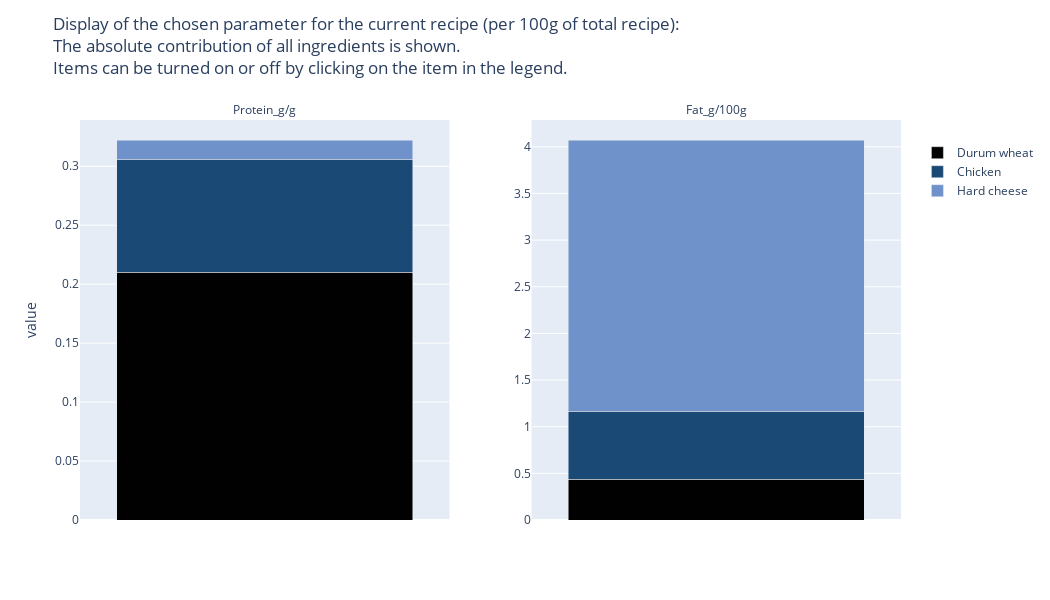

Notebook cell for this chart:
### Markdown cell above
## create plotly bar plot for recipe with contribution of ingredients stacked

### Code cell
# https://community.plotly.com/t/how-to-set-different-x-and-y-axis-for-each-subplot/57417

import plotly.express as px
import pandas as pd

# choose parameters to display, ingredients and proportion is taken from lists preciously specified
# recipe is calculated directely as shown above, dataframe is transposed to have parameters as index
choice = ['Protein_g/g',
              'Fat_g/100g'] 
df_plot = (df_food.loc[ingredients][choice].mul(proportions, axis='rows')/sum(proportions)).T.reset_index()


# initiate plot, specify stacked and use index (= parameter) for subplots
# choose size and oslo color (every third color so colors are distinguishable)
fig = px.bar(df_plot,
             barmode="stack",
             facet_col='index', 
             color_discrete_sequence=oslo_rgb[0::3],
                                       facet_col_spacing=0.1,
    color_continuous_scale=None,
   width = 1050, height = 600
  )



title = 'Display of the chosen parameter for the current recipe (per 100g of total recipe): <br>The absolute contribution of all ingredients is shown. <br>Items can be turned on or off by clicking on the item in the legend.'
    
# set title, set bottom ticks to be white, remove x title
fig.update_layout(title_text=title, title_y = 0.95, 
         margin={'t': 120})
fig.update_xaxes(matches=None,showticklabels=False, side = "bottom", color = 'white', )
fig.update_layout(  xaxis_title=' ')


fig.update_yaxes(matches=None, showticklabels=True)

# original name of subplots was 'index = parameter', therefore all before the '=' is removed
fig.for_each_annotation(lambda a: a.update(text=a.text.split("=")[1]))

fig.show()
# fig.write_html("BarsRecipeGram2.html")

### Figure 1 — Plotly figure (JSON) as saved in the notebook; plotly's stock layout.template omitted (floating-point values rounded to 4 significant figures)
{"data": [{"alignmentgroup": "True", "hovertemplate": " =Durum wheat<br>index=Protein_g/g<br>_index=%{x}<br>value=%{y}<extra></extra>", "legendgroup": "Durum wheat", "marker": {"color": "rgb(0, 1, 0)", "pattern": {"shape": ""}}, "name": "Durum wheat", "offsetgroup": "Durum wheat", "orientation": "v", "showlegend": true, "textposition": "auto", "type": "bar", "x": [0], "xaxis": "x", "y": [0.21], "yaxis": "y"}, {"alignmentgroup": "True", "hovertemplate": " =Durum wheat<br>index=Fat_g/100g<br>_index=%{x}<br>value=%{y}<extra></extra>", "legendgroup": "Durum wheat", "marker": {"color": "rgb(0, 1, 0)", "pattern": {"shape": ""}}, "name": "Durum wheat", "offsetgroup": "Durum wheat", "orientation": "v", "showlegend": false, "textposition": "auto", "type": "bar", "x": [1], "xaxis": "x2", "y": [0.4364], "yaxis": "y2"}, {"alignmentgroup": "True", "hovertemplate": " =Chicken<br>index=Protein_g/g<br>_index=%{x}<br>value=%{y}<extra></extra>", "legendgroup": "Chicken", "marker": {"color": "rgb(27, 73, 117)", "pattern": {"shape": ""}}, "name": "Chicken", "offsetgroup": "Chicken", "orientation": "v", "showlegend": true, "textposition": "auto", "type": "bar", "x": [0], "xaxis": "x", "y": [0.096], "yaxis": "y"}, {"alignmentgroup": "True", "hovertemplate": " =Chicken<br>index=Fat_g/100g<br>_index=%{x}<br>value=%{y}<extra></extra>", "legendgroup": "Chicken", "marker": {"color": "rgb(27, 73, 117)", "pattern": {"shape": ""}}, "name": "Chicken", "offsetgroup": "Chicken", "orientation": "v", "showlegend": false, "textposition": "auto", "type": "bar", "x": [1], "xaxis": "x2", "y": [0.7273], "yaxis": "y2"}, {"alignmentgroup": "True", "hovertemplate": " =Hard cheese<br>index=Protein_g/g<br>_index=%{x}<br>value=%{y}<extra></extra>", "legendgroup": "Hard cheese", "marker": {"color": "rgb(111, 146, 202)", "pattern": {"shape": ""}}, "name": "Hard cheese", "offsetgroup": "Hard cheese", "orientation": "v", "showlegend": true, "textposition": "auto", "type": "bar", "x": [0], "xaxis": "x", "y": [0.01627], "yaxis": "y"}, {"alignmentgroup": "True", "hovertemplate": " =Hard cheese<br>index=Fat_g/100g<br>_index=%{x}<br>value=%{y}<extra></extra>", "legendgroup": "Hard cheese", "marker": {"color": "rgb(111, 146, 202)", "pattern": {"shape": ""}}, "name": "Hard cheese", "offsetgroup": "Hard cheese", "orientation": "v", "showlegend": false, "textposition": "auto", "type": "bar", "x": [1], "xaxis": "x2", "y": [2.909], "yaxis": "y2"}], "layout": {"annotations": [{"font": {}, "showarrow": false, "text": "Protein_g/g", "x": 0.225, "xanchor": "center", "xref": "paper", "y": 1, "yanchor": "bottom", "yref": "paper"}, {"font": {}, "showarrow": false, "text": "Fat_g/100g", "x": 0.775, "xanchor": "center", "xref": "paper", "y": 1, "yanchor": "bottom", "yref": "paper"}], "barmode": "stack", "height": 600, "legend": {"title": {"text": " "}, "tracegroupgap": 0}, "margin": {"t": 120}, "title": {"text": "Display of the chosen parameter for the current recipe (per 100g of total recipe): <br>The absolute contribution of all ingredients is shown. <br>Items can be turned on or off by clicking on the item in the legend.", "y": 0.95}, "width": 1050, "xaxis": {"anchor": "y", "color": "white", "domain": [0, 0.45], "showticklabels": false, "side": "bottom", "title": {"text": " "}}, "xaxis2": {"anchor": "y2", "color": "white", "domain": [0.55, 1], "showticklabels": false, "side": "bottom", "title": {"text": "_index"}}, "yaxis": {"anchor": "x", "domain": [0, 1], "showticklabels": true, "title": {"text": "value"}}, "yaxis2": {"anchor": "x2", "domain": [0, 1], "showticklabels": true}}}
